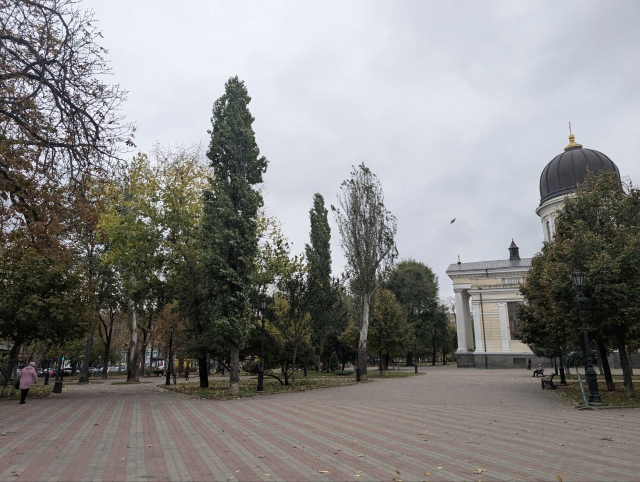
#> input picture data/frame_1.jpg, 1280 x 964 px (shown at 1/2 size); its folder holds 6 pictures in this run
$ python part_d.py
#> lines starting #> are read from the running program, lines starting #| are printed output that depends on the picture
### src/common.py
"""Спільні функції лабораторної: дані, SIFT, зіставлення, RANSAC, похибка репроєкції."""
import os
import numpy as np
import cv2

ROOT = os.path.dirname(os.path.dirname(os.path.abspath(__file__)))
DATA = os.environ.get("LAB_DATA", os.path.join(ROOT, "data"))
FIG = os.path.join(ROOT, "figures")
RES = os.path.join(ROOT, "results")


# ------------------------------------------------------------------ дані
WIDTH = 1000      # усі кадри зменшуються до цієї ширини (швидкість; координати в звіті — у цих пікселях)


def _read(path):
    im = cv2.imread(path)
    if im is None:
        raise FileNotFoundError(path)
    s = WIDTH / im.shape[1]
    return cv2.resize(im, None, fx=s, fy=s, interpolation=cv2.INTER_AREA)


def load_pair():
    """Пара сусідніх кадрів для частин A-C: data/pair_1.jpg, data/pair_2.jpg (перекриття ≈ 40 %)."""
    return _read(os.path.join(DATA, "pair_1.jpg")), _read(os.path.join(DATA, "pair_2.jpg"))


def load_frames():
    """Кадри панорами data/frame_1.jpg ... frame_N.jpg (порядок у файлах не обов'язково просторовий)."""
    files = sorted(f for f in os.listdir(DATA) if f.startswith("frame_"))
    return [_read(os.path.join(DATA, f)) for f in files], files


# ------------------------------------------------------------ ознаки
def sift_features(img, nfeatures=0):
    sift = cv2.SIFT_create(nfeatures=nfeatures)
    g = cv2.cvtColor(img, cv2.COLOR_BGR2GRAY)
    return sift.detectAndCompute(g, None)          # (keypoints, descriptors)


def knn_pairs(d1, d2):
    bf = cv2.BFMatcher(cv2.NORM_L2)
    return bf.knnMatch(d1, d2, k=2)


def ratio_filter(knn, T):
    """Критерій відношення відстаней Лоу: d1 < T * d2."""
    return [m for m, n in knn if m.distance < T * n.distance]


# [11 lines left out: functions mutual_filter, pts_from_matches, not called in this run]


# ------------------------------------------------- гомографія й похибка
def transfer(H, pts):
    return cv2.perspectiveTransform(pts.reshape(-1, 1, 2).astype(np.float64), H).reshape(-1, 2)


def reproj_errors(H, src, dst):
    return np.linalg.norm(transfer(H, src) - dst, axis=1)


# [39 lines left out: functions required_iterations, ransac_homography, pair_homography, not called in this run]

### src/part_d.py
"""Частина D. Панорама з 5 кадрів (кроки 13-16): граф зіставлень -> дерево -> опорний кадр -> гомографії."""
import csv, os
import numpy as np, cv2
from common import *

T_RATIO = 0.75
TAU = 3.0
CAP = 5000          # максимальний розмір полотна (px); при більшому — масштабуємо


def feather_weight(mask):
    d = cv2.distanceTransform(mask.astype(np.uint8), cv2.DIST_L2, 3)
    return d / (d.max() + 1e-9)


def pairwise_inliers(frames):
    """Матриця кількості узгоджених пар між усіма кадрами (швидкий cv2.RANSAC) — для вибору зв'язків."""
    n = len(frames)
    feats = [sift_features(f) for f in frames]
    M = np.zeros((n, n), int)
    for i in range(n):
        for j in range(i + 1, n):
            k1, d1 = feats[i]; k2, d2 = feats[j]
            m = mutual_filter(ratio_filter(knn_pairs(d1, d2), T_RATIO), d1, d2)
            if len(m) >= 8:
                s, d = pts_from_matches(m, k1, k2)
                _, mk = cv2.findHomography(s, d, cv2.RANSAC, TAU)
                M[i, j] = M[j, i] = int(mk.sum()) if mk is not None else 0
    return M


def max_spanning_tree(M):
    n = len(M); inT = {0}; edges = []
    while len(inT) < n:
        best = max(((M[i, j], i, j) for i in inT for j in range(n) if j not in inT))
        edges.append((best[1], best[2])); inT.add(best[2])
    return edges


def tree_center(n, edges):
    adj = {i: [] for i in range(n)}
    for a, b in edges: adj[a].append(b); adj[b].append(a)
    def ecc(r):
        dist = {r: 0}; q = [r]
        for u in q:
            for v in adj[u]:
                if v not in dist: dist[v] = dist[u] + 1; q.append(v)
        return max(dist.values())
    return min(range(n), key=lambda r: (ecc(r), -len(adj[r]))), adj


def run(frames=None, tag="d", seed0=0, save=True):
    if frames is None:
        frames, _ = load_frames()
#> in _read, im is the input picture: shape (964, 1280, 3); mean B, G, R 133, 134.4, 135
#> in _read, `return cv2.resize(im, None, fx=s, fy=s, interpolation=cv2.INTER_AREA)`:
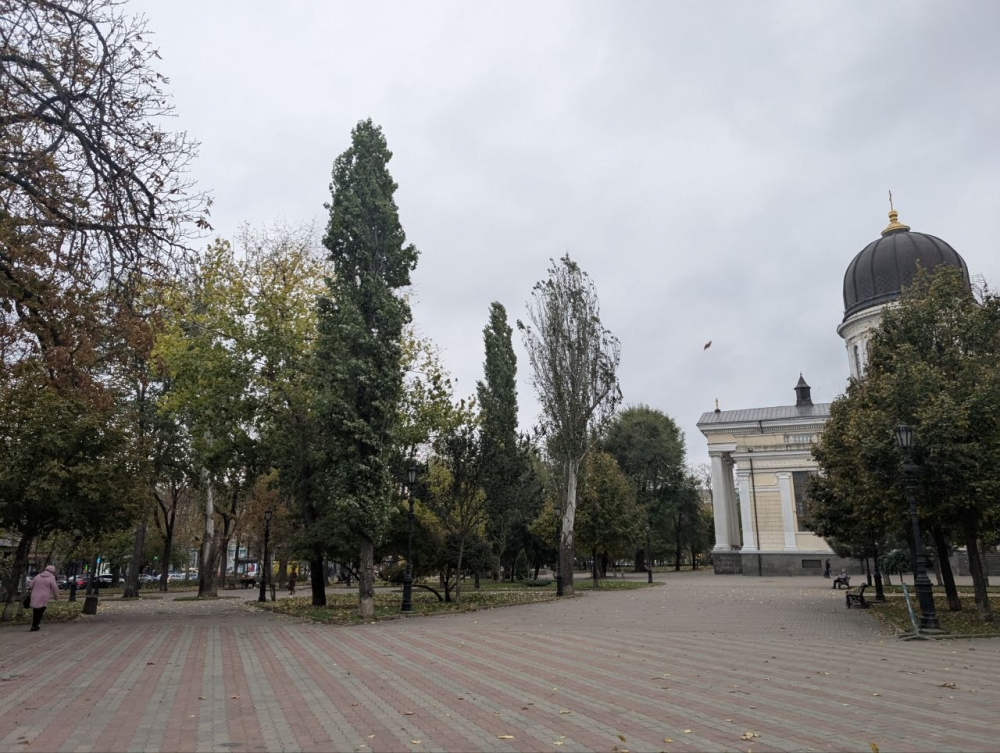
#> returned value: shape (753, 1000, 3); mean of channels 0, 1, 2 133.1, 134.4, 135; drawn as B, G, R
#> frames = 1 item
    n = len(frames)
#> n = 1
    M = pairwise_inliers(frames)
#> in pairwise_inliers, `feats = [sift_features(f) for f in frames]`: feats = 1 item
#> M = [0]
    print("матриця узгоджених пар:\n", M)
#| матриця узгоджених пар:
#|  [[0]]
    if save: np.savetxt(os.path.join(RES, f"{tag}_matrix.csv"), M, fmt="%d", delimiter=",")
    edges = max_spanning_tree(M)
#> in max_spanning_tree, `n = len(M)`: n = 1
#> after the loop in max_spanning_tree, `while len(inT) < n:`: edges = []; inT = 1 item
#> edges = []
    ref, adj = tree_center(n, edges)
#> ref = 0; adj = {0: []}
    print("ребра дерева:", [(a + 1, b + 1, int(M[a, b])) for a, b in edges], "опорний кадр:", ref + 1)
#| ребра дерева: [] опорний кадр: 1

    # крок 13: від опорного кадру вглиб дерева: T_child = T_parent · H_{child -> parent}
    T = {ref: np.eye(3)}; stats = []; q = [ref]
#> after `T = {ref: np.eye(3)}`: T = {0: [[1, 0, 0], [0, 1, 0], [0, 0, 1]]}
#> after `q = [ref]`: q = [0]
    for u in q:
        for v in adj[u]:
            if v in T: continue
            H, src, dst, mask = pair_homography(frames[v], frames[u], T_RATIO, TAU, 2000, seed=seed0 + v)   # src = кадр v, dst = кадр u
            e = reproj_errors(H, src, dst)[mask]
            T[v] = T[u] @ H
            stats.append((v + 1, u + 1, len(src), int(mask.sum()), float(e.mean())))
            print(f"кадр {v+1} -> кадр {u+1}: пар {len(src)}, узгоджених {mask.sum()}, похибка {e.mean():.3f} px")
            q.append(v)
#> this loop made 1 pass
#> after the loop, stats = []
    if save:
        with open(os.path.join(RES, f"{tag}_pairs.csv"), "w", newline="") as f:
            w = csv.writer(f); w.writerow(["frame", "to_frame", "matches", "inliers", "mean_err_px"])
            for s in stats: w.writerow([s[0], s[1], s[2], s[3], round(s[4], 3)])
#> this loop made 0 passes
    allinl = sum(s[3] for s in stats)
#> allinl = 0
#> (the run stopped early here; a loop or call above may not have finished)

$ run again, on data/frame_2.jpg
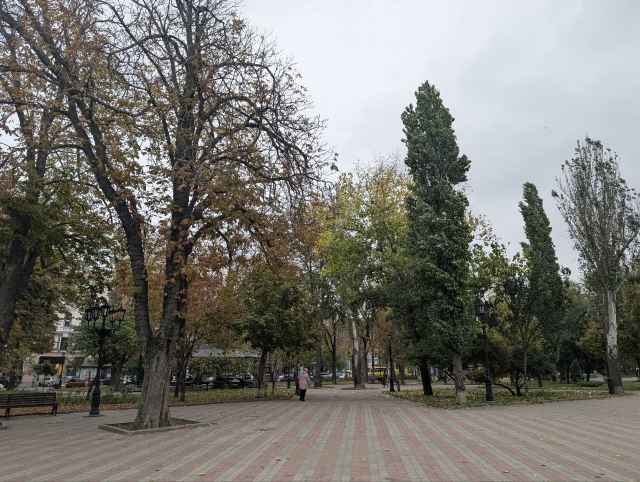
#> input picture data/frame_2.jpg, 1280 x 964 px (shown at 1/2 size)
#> in _read, im is the input picture: shape (964, 1280, 3); mean B, G, R 114, 119.5, 120.6
#> in _read, `return cv2.resize(im, None, fx=s, fy=s, interpolation=cv2.INTER_AREA)`:
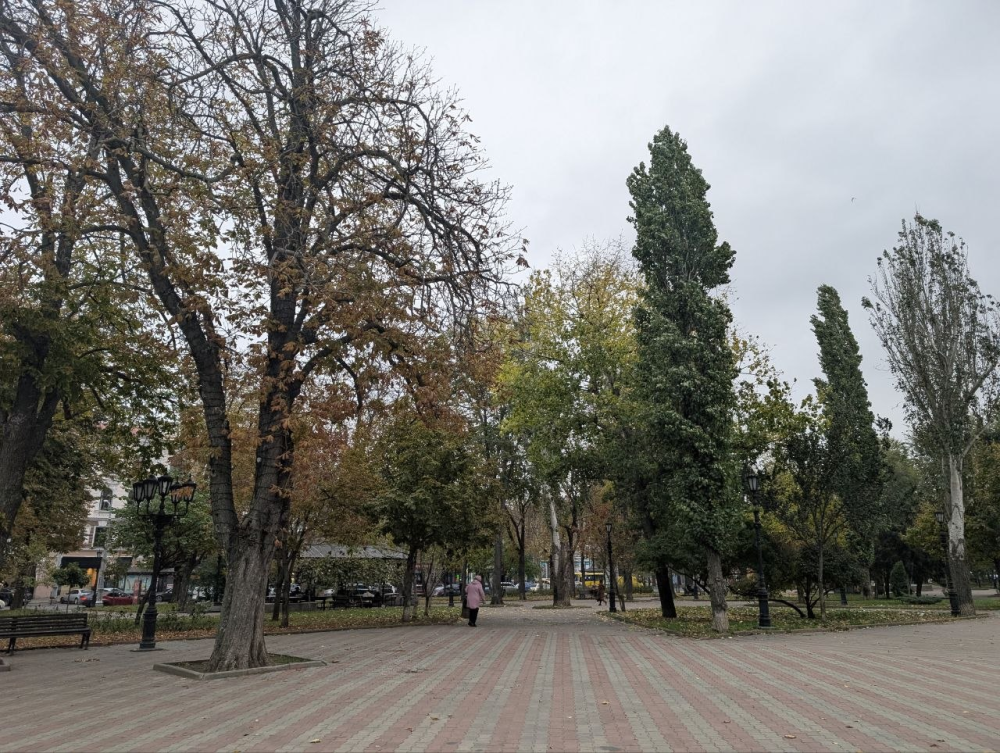
#> returned value: shape (753, 1000, 3); mean of channels 0, 1, 2 114, 119.5, 120.6; drawn as B, G, R
#> frames = 1 item
#> in run, `n = len(frames)`: n = 1
#> feats = 1 item
#> in run, `M = pairwise_inliers(frames)`: M = [0]
#| матриця узгоджених пар:
#|  [[0]]
#> in max_spanning_tree, `n = len(M)`: n = 1
#> after the loop in max_spanning_tree, `while len(inT) < n:`: edges = []; inT = 1 item
#> in run, `edges = max_spanning_tree(M)`: edges = []
#> in run, `ref, adj = tree_center(n, edges)`: ref = 0; adj = {0: []}
#| ребра дерева: [] опорний кадр: 1
#> T = {0: [[1, 0, 0], [0, 1, 0], [0, 0, 1]]}
#> q = [0]
#> the loop in run, `for u in q:` made 1 pass
#> after the loop in run, `for u in q:`: stats = []
#> allinl = 0

$ run again, on data/frame_3.jpg
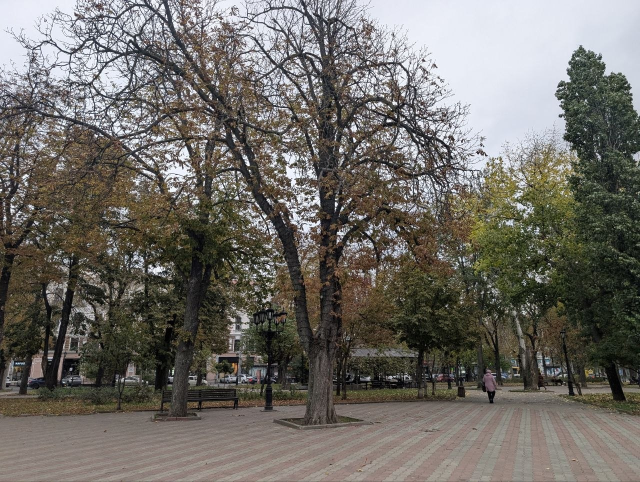
#> input picture data/frame_3.jpg, 1280 x 964 px (shown at 1/2 size)
#> in _read, im is the input picture: shape (964, 1280, 3); mean B, G, R 101.7, 107.4, 110.5
#> in _read, `return cv2.resize(im, None, fx=s, fy=s, interpolation=cv2.INTER_AREA)`:
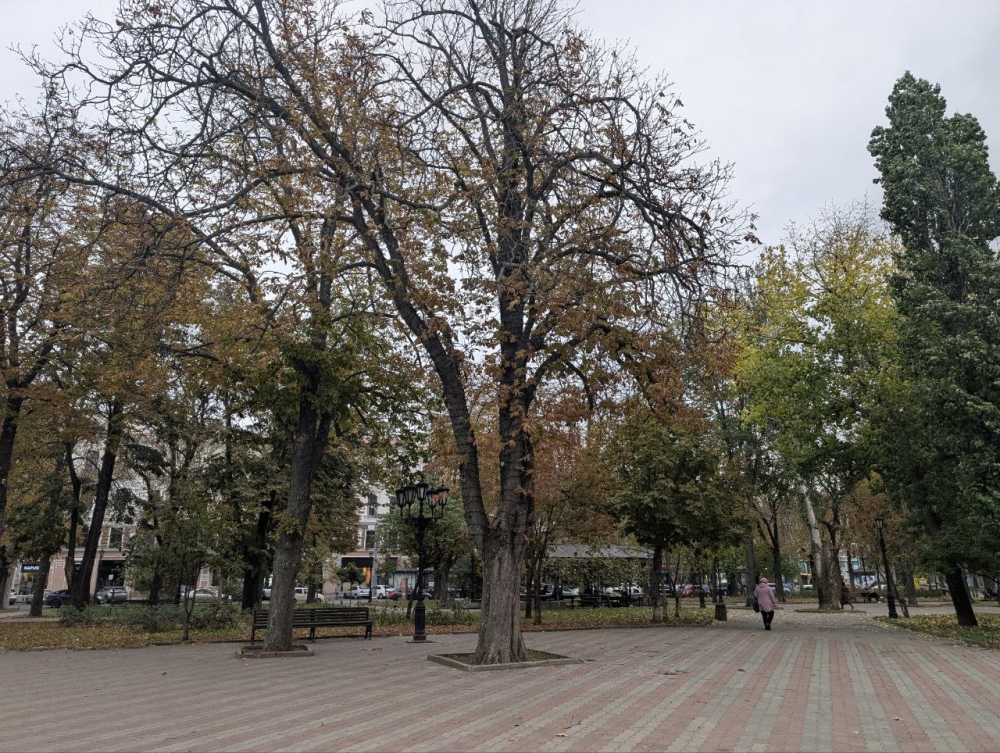
#> returned value: shape (753, 1000, 3); mean of channels 0, 1, 2 101.7, 107.4, 110.5; drawn as B, G, R
#> frames = 1 item
#> in run, `n = len(frames)`: n = 1
#> feats = 1 item
#> in run, `M = pairwise_inliers(frames)`: M = [0]
#| матриця узгоджених пар:
#|  [[0]]
#> in max_spanning_tree, `n = len(M)`: n = 1
#> after the loop in max_spanning_tree, `while len(inT) < n:`: edges = []; inT = 1 item
#> in run, `edges = max_spanning_tree(M)`: edges = []
#> in run, `ref, adj = tree_center(n, edges)`: ref = 0; adj = {0: []}
#| ребра дерева: [] опорний кадр: 1
#> T = {0: [[1, 0, 0], [0, 1, 0], [0, 0, 1]]}
#> q = [0]
#> the loop in run, `for u in q:` made 1 pass
#> after the loop in run, `for u in q:`: stats = []
#> allinl = 0

$ run again, on data/frame_4.jpg
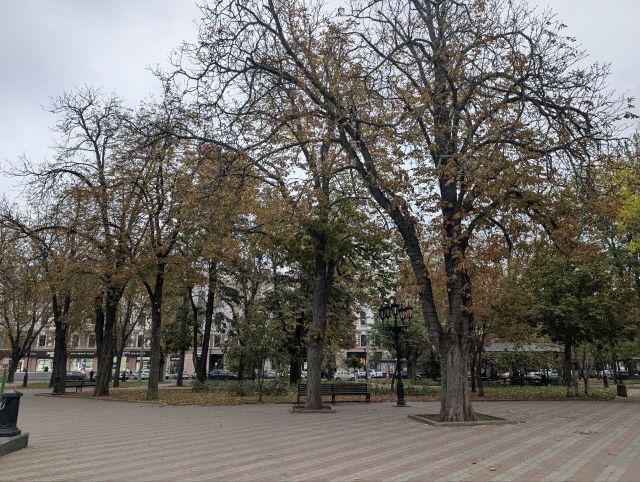
#> input picture data/frame_4.jpg, 1280 x 964 px (shown at 1/2 size)
#> in _read, im is the input picture: shape (964, 1280, 3); mean B, G, R 105.7, 110.5, 113.4
#> in _read, `return cv2.resize(im, None, fx=s, fy=s, interpolation=cv2.INTER_AREA)`:
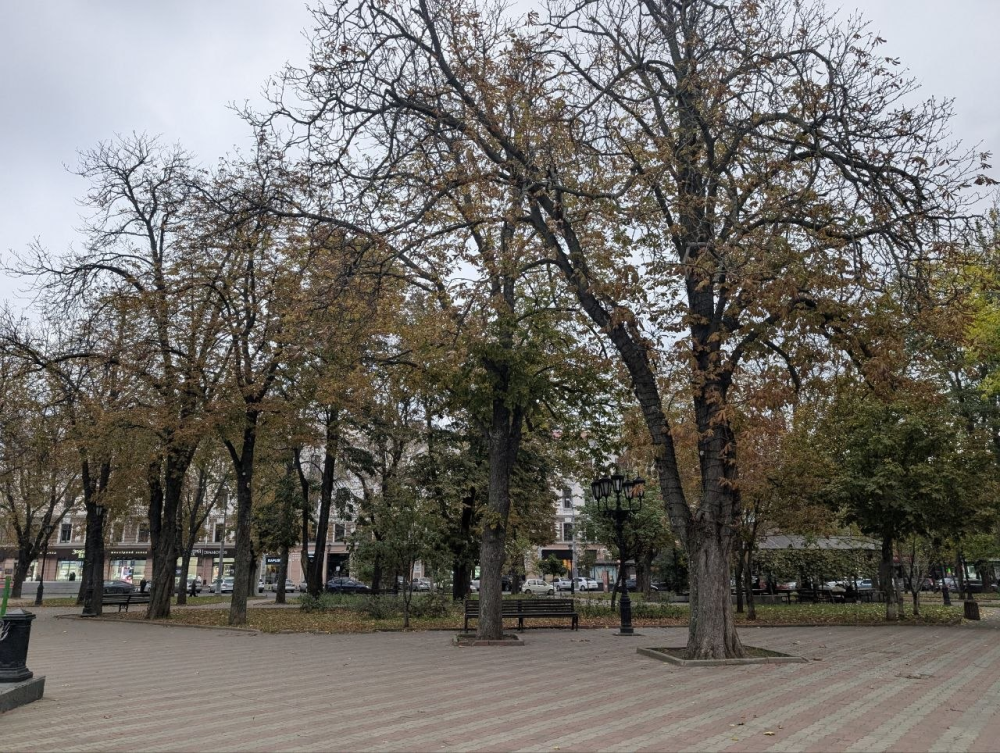
#> returned value: shape (753, 1000, 3); mean of channels 0, 1, 2 105.7, 110.5, 113.4; drawn as B, G, R
#> frames = 1 item
#> in run, `n = len(frames)`: n = 1
#> feats = 1 item
#> in run, `M = pairwise_inliers(frames)`: M = [0]
#| матриця узгоджених пар:
#|  [[0]]
#> in max_spanning_tree, `n = len(M)`: n = 1
#> after the loop in max_spanning_tree, `while len(inT) < n:`: edges = []; inT = 1 item
#> in run, `edges = max_spanning_tree(M)`: edges = []
#> in run, `ref, adj = tree_center(n, edges)`: ref = 0; adj = {0: []}
#| ребра дерева: [] опорний кадр: 1
#> T = {0: [[1, 0, 0], [0, 1, 0], [0, 0, 1]]}
#> q = [0]
#> the loop in run, `for u in q:` made 1 pass
#> after the loop in run, `for u in q:`: stats = []
#> allinl = 0
